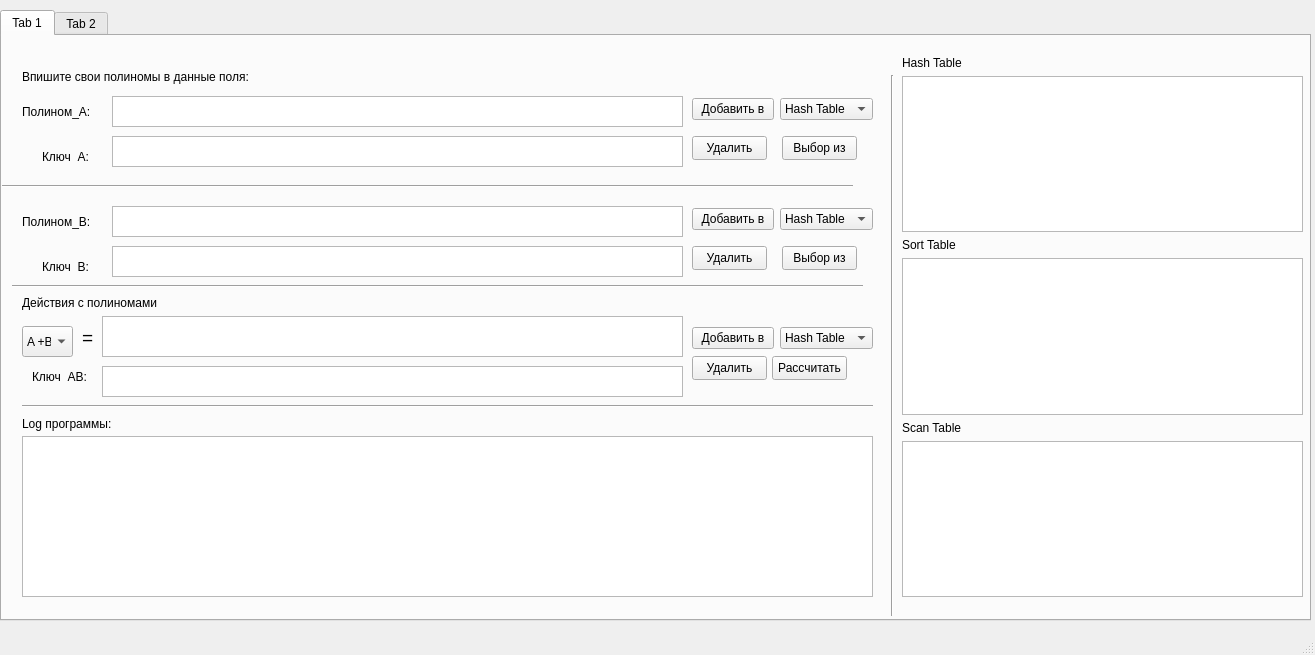
<?xml version="1.0" encoding="UTF-8"?>
<ui version="4.0">
 <class>MainWindow</class>
 <widget class="QMainWindow" name="MainWindow">
  <property name="geometry">
   <rect>
    <x>0</x>
    <y>0</y>
    <width>1315</width>
    <height>655</height>
   </rect>
  </property>
  <property name="windowTitle">
   <string>MainWindow</string>
  </property>
  <widget class="QWidget" name="centralwidget">
   <widget class="QTabWidget" name="tabWidget">
    <property name="geometry">
     <rect>
      <x>0</x>
      <y>10</y>
      <width>1311</width>
      <height>611</height>
     </rect>
    </property>
    <property name="currentIndex">
     <number>0</number>
    </property>
    <widget class="QWidget" name="Table">
     <attribute name="title">
      <string>Tab 1</string>
     </attribute>
     <widget class="QComboBox" name="comboBox_3">
      <property name="geometry">
       <rect>
        <x>20</x>
        <y>290</y>
        <width>51</width>
        <height>31</height>
       </rect>
      </property>
      <property name="toolTip">
       <string>&lt;html&gt;&lt;head/&gt;&lt;body&gt;&lt;p&gt;Выбор операции &lt;br/&gt;по которой будет происходить расчёт&lt;/p&gt;&lt;/body&gt;&lt;/html&gt;</string>
      </property>
      <item>
       <property name="text">
        <string>A +B</string>
       </property>
      </item>
      <item>
       <property name="text">
        <string>A - B</string>
       </property>
      </item>
      <item>
       <property name="text">
        <string>A * B</string>
       </property>
      </item>
     </widget>
     <widget class="Line" name="line_2">
      <property name="geometry">
       <rect>
        <x>880</x>
        <y>39</y>
        <width>21</width>
        <height>541</height>
       </rect>
      </property>
      <property name="orientation">
       <enum>Qt::Vertical</enum>
      </property>
     </widget>
     <widget class="QPushButton" name="pushButton_4">
      <property name="geometry">
       <rect>
        <x>690</x>
        <y>100</y>
        <width>75</width>
        <height>24</height>
       </rect>
      </property>
      <property name="toolTip">
       <string>Удалит Полином A с заданным ключём из заданной таблицы.</string>
      </property>
      <property name="text">
       <string>Удалить</string>
      </property>
     </widget>
     <widget class="QLabel" name="label_5">
      <property name="geometry">
       <rect>
        <x>80</x>
        <y>289</y>
        <width>18</width>
        <height>26</height>
       </rect>
      </property>
      <property name="text">
       <string>&lt;html&gt;&lt;head/&gt;&lt;body&gt;&lt;p&gt;&lt;span style=&quot; font-size:14pt;&quot;&gt;= &lt;/span&gt;&lt;/p&gt;&lt;/body&gt;&lt;/html&gt;</string>
      </property>
     </widget>
     <widget class="QLabel" name="label_10">
      <property name="geometry">
       <rect>
        <x>40</x>
        <y>110</y>
        <width>71</width>
        <height>21</height>
       </rect>
      </property>
      <property name="text">
       <string>Ключ  A:</string>
      </property>
     </widget>
     <widget class="Line" name="line_5">
      <property name="geometry">
       <rect>
        <x>10</x>
        <y>240</y>
        <width>851</width>
        <height>20</height>
       </rect>
      </property>
      <property name="orientation">
       <enum>Qt::Horizontal</enum>
      </property>
     </widget>
     <widget class="QTextEdit" name="textEdit_6">
      <property name="geometry">
       <rect>
        <x>100</x>
        <y>330</y>
        <width>581</width>
        <height>31</height>
       </rect>
      </property>
      <property name="toolTip">
       <string>&lt;html&gt;&lt;head/&gt;&lt;body&gt;&lt;p&gt;Ключ Полинома АB&lt;br/&gt;Он не должен повторяться с теми, &lt;br/&gt;что уже есть в выбранной таблице&lt;/p&gt;&lt;/body&gt;&lt;/html&gt;</string>
      </property>
     </widget>
     <widget class="QTextBrowser" name="textBrowser">
      <property name="geometry">
       <rect>
        <x>20</x>
        <y>400</y>
        <width>851</width>
        <height>161</height>
       </rect>
      </property>
     </widget>
     <widget class="QTextEdit" name="textEdit_5">
      <property name="geometry">
       <rect>
        <x>110</x>
        <y>210</y>
        <width>571</width>
        <height>31</height>
       </rect>
      </property>
      <property name="toolTip">
       <string>&lt;html&gt;&lt;head/&gt;&lt;body&gt;&lt;p&gt;Ключ Полинома B&lt;br/&gt;Он не должен повторяться с теми, &lt;br/&gt;что уже есть в выбранной таблице&lt;/p&gt;&lt;/body&gt;&lt;/html&gt;</string>
      </property>
     </widget>
     <widget class="QTextEdit" name="textEdit">
      <property name="geometry">
       <rect>
        <x>110</x>
        <y>60</y>
        <width>571</width>
        <height>31</height>
       </rect>
      </property>
     </widget>
     <widget class="QLabel" name="label_12">
      <property name="geometry">
       <rect>
        <x>30</x>
        <y>330</y>
        <width>71</width>
        <height>21</height>
       </rect>
      </property>
      <property name="text">
       <string>Ключ  AB:</string>
      </property>
     </widget>
     <widget class="QTextEdit" name="textEdit_2">
      <property name="geometry">
       <rect>
        <x>110</x>
        <y>170</y>
        <width>571</width>
        <height>31</height>
       </rect>
      </property>
     </widget>
     <widget class="QTextEdit" name="textEdit_4">
      <property name="geometry">
       <rect>
        <x>110</x>
        <y>100</y>
        <width>571</width>
        <height>31</height>
       </rect>
      </property>
      <property name="toolTip">
       <string>&lt;html&gt;&lt;head/&gt;&lt;body&gt;&lt;p&gt;Ключ Полинома А&lt;br/&gt;Он не должен повторяться с теми, &lt;br/&gt;что уже есть в выбранной таблице&lt;/p&gt;&lt;/body&gt;&lt;/html&gt;</string>
      </property>
     </widget>
     <widget class="QLabel" name="label_11">
      <property name="geometry">
       <rect>
        <x>40</x>
        <y>220</y>
        <width>71</width>
        <height>21</height>
       </rect>
      </property>
      <property name="text">
       <string>Ключ  B:</string>
      </property>
     </widget>
     <widget class="QPushButton" name="pushButton_7">
      <property name="geometry">
       <rect>
        <x>770</x>
        <y>320</y>
        <width>75</width>
        <height>24</height>
       </rect>
      </property>
      <property name="toolTip">
       <string>&lt;html&gt;&lt;head/&gt;&lt;body&gt;&lt;p&gt;Рассчитает по выбранному действию &lt;br/&gt;операции с двумя полиномами A и B&lt;/p&gt;&lt;/body&gt;&lt;/html&gt;</string>
      </property>
      <property name="text">
       <string>Рассчитать</string>
      </property>
     </widget>
     <widget class="QWidget" name="layoutWidget">
      <property name="geometry">
       <rect>
        <x>900</x>
        <y>20</y>
        <width>401</width>
        <height>541</height>
       </rect>
      </property>
      <layout class="QVBoxLayout" name="verticalLayout">
       <item>
        <widget class="QLabel" name="label_8">
         <property name="text">
          <string>Hash Table</string>
         </property>
        </widget>
       </item>
       <item>
        <widget class="QTextBrowser" name="textBrowser_2"/>
       </item>
       <item>
        <widget class="QLabel" name="label_7">
         <property name="text">
          <string>Sort Table</string>
         </property>
        </widget>
       </item>
       <item>
        <widget class="QTextBrowser" name="textBrowser_3"/>
       </item>
       <item>
        <widget class="QLabel" name="label_9">
         <property name="text">
          <string>Scan Table</string>
         </property>
        </widget>
       </item>
       <item>
        <widget class="QTextBrowser" name="textBrowser_4"/>
       </item>
      </layout>
     </widget>
     <widget class="QWidget" name="layoutWidget_2">
      <property name="geometry">
       <rect>
        <x>690</x>
        <y>60</y>
        <width>181</width>
        <height>26</height>
       </rect>
      </property>
      <layout class="QHBoxLayout" name="horizontalLayout">
       <item>
        <widget class="QPushButton" name="pushButton">
         <property name="toolTip">
          <string>&lt;html&gt;&lt;head/&gt;&lt;body&gt;&lt;p&gt;Добавит полином &lt;br/&gt;в выбранную таблицу &lt;br/&gt;(справа)&lt;/p&gt;&lt;/body&gt;&lt;/html&gt;</string>
         </property>
         <property name="whatsThis">
          <string>&lt;html&gt;&lt;head/&gt;&lt;body&gt;&lt;p&gt;&lt;br/&gt;&lt;/p&gt;&lt;/body&gt;&lt;/html&gt;</string>
         </property>
         <property name="text">
          <string>Добавить в</string>
         </property>
        </widget>
       </item>
       <item>
        <widget class="QComboBox" name="comboBox">
         <property name="toolTip">
          <string>&lt;html&gt;&lt;head/&gt;&lt;body&gt;&lt;p&gt;Выбор в какую таблицу&lt;br/&gt;будет добавлен Полином.&lt;/p&gt;&lt;/body&gt;&lt;/html&gt;</string>
         </property>
         <item>
          <property name="text">
           <string>Hash Table</string>
          </property>
         </item>
         <item>
          <property name="text">
           <string>Sort Table</string>
          </property>
         </item>
         <item>
          <property name="text">
           <string>Scan Table</string>
          </property>
         </item>
        </widget>
       </item>
      </layout>
     </widget>
     <widget class="QLabel" name="label">
      <property name="geometry">
       <rect>
        <x>20</x>
        <y>60</y>
        <width>91</width>
        <height>31</height>
       </rect>
      </property>
      <property name="text">
       <string>Полином_A:</string>
      </property>
     </widget>
     <widget class="QLabel" name="label_4">
      <property name="geometry">
       <rect>
        <x>20</x>
        <y>259</y>
        <width>181</width>
        <height>16</height>
       </rect>
      </property>
      <property name="text">
       <string>Действия с полиномами</string>
      </property>
     </widget>
     <widget class="QPushButton" name="pushButton_5">
      <property name="geometry">
       <rect>
        <x>690</x>
        <y>210</y>
        <width>75</width>
        <height>24</height>
       </rect>
      </property>
      <property name="toolTip">
       <string>&lt;html&gt;&lt;head/&gt;&lt;body&gt;&lt;p&gt;Удалит Полином B с заданным ключём из заданной таблицы.&lt;/p&gt;&lt;/body&gt;&lt;/html&gt;</string>
      </property>
      <property name="text">
       <string>Удалить</string>
      </property>
     </widget>
     <widget class="QWidget" name="layoutWidget_3">
      <property name="geometry">
       <rect>
        <x>690</x>
        <y>289</y>
        <width>181</width>
        <height>26</height>
       </rect>
      </property>
      <layout class="QHBoxLayout" name="horizontalLayout_3">
       <item>
        <widget class="QPushButton" name="pushButton_3">
         <property name="toolTip">
          <string>&lt;html&gt;&lt;head/&gt;&lt;body&gt;&lt;p&gt;Добавит полином &lt;br/&gt;в выбранную таблицу &lt;br/&gt;(справа)&lt;/p&gt;&lt;/body&gt;&lt;/html&gt;</string>
         </property>
         <property name="text">
          <string>Добавить в</string>
         </property>
        </widget>
       </item>
       <item>
        <widget class="QComboBox" name="comboBox_4">
         <property name="toolTip">
          <string>&lt;html&gt;&lt;head/&gt;&lt;body&gt;&lt;p&gt;Выбор в какую таблицу&lt;br/&gt;будет добавлен Полином.&lt;/p&gt;&lt;/body&gt;&lt;/html&gt;</string>
         </property>
         <item>
          <property name="text">
           <string>Hash Table</string>
          </property>
         </item>
         <item>
          <property name="text">
           <string>Sort Table</string>
          </property>
         </item>
         <item>
          <property name="text">
           <string>Scan Table</string>
          </property>
         </item>
        </widget>
       </item>
      </layout>
     </widget>
     <widget class="QLabel" name="label_2">
      <property name="geometry">
       <rect>
        <x>20</x>
        <y>170</y>
        <width>91</width>
        <height>31</height>
       </rect>
      </property>
      <property name="text">
       <string>Полином_B:</string>
      </property>
     </widget>
     <widget class="Line" name="line_3">
      <property name="geometry">
       <rect>
        <x>20</x>
        <y>360</y>
        <width>851</width>
        <height>20</height>
       </rect>
      </property>
      <property name="orientation">
       <enum>Qt::Horizontal</enum>
      </property>
     </widget>
     <widget class="QTextEdit" name="textEdit_3">
      <property name="geometry">
       <rect>
        <x>100</x>
        <y>280</y>
        <width>581</width>
        <height>41</height>
       </rect>
      </property>
     </widget>
     <widget class="QWidget" name="layoutWidget_4">
      <property name="geometry">
       <rect>
        <x>690</x>
        <y>170</y>
        <width>181</width>
        <height>26</height>
       </rect>
      </property>
      <layout class="QHBoxLayout" name="horizontalLayout_2">
       <item>
        <widget class="QPushButton" name="pushButton_2">
         <property name="toolTip">
          <string>&lt;html&gt;&lt;head/&gt;&lt;body&gt;&lt;p&gt;Добавит полином &lt;br/&gt;в выбранную таблицу &lt;br/&gt;(справа)&lt;/p&gt;&lt;/body&gt;&lt;/html&gt;</string>
         </property>
         <property name="text">
          <string>Добавить в</string>
         </property>
        </widget>
       </item>
       <item>
        <widget class="QComboBox" name="comboBox_2">
         <property name="toolTip">
          <string>&lt;html&gt;&lt;head/&gt;&lt;body&gt;&lt;p&gt;Выбор в какую таблицу&lt;br/&gt;будет добавлен Полином.&lt;/p&gt;&lt;/body&gt;&lt;/html&gt;</string>
         </property>
         <item>
          <property name="text">
           <string>Hash Table</string>
          </property>
         </item>
         <item>
          <property name="text">
           <string>Sort Table</string>
          </property>
         </item>
         <item>
          <property name="text">
           <string>Scan Table</string>
          </property>
         </item>
        </widget>
       </item>
      </layout>
     </widget>
     <widget class="Line" name="line_4">
      <property name="geometry">
       <rect>
        <x>0</x>
        <y>140</y>
        <width>851</width>
        <height>20</height>
       </rect>
      </property>
      <property name="orientation">
       <enum>Qt::Horizontal</enum>
      </property>
     </widget>
     <widget class="QPushButton" name="pushButton_6">
      <property name="geometry">
       <rect>
        <x>690</x>
        <y>320</y>
        <width>75</width>
        <height>24</height>
       </rect>
      </property>
      <property name="toolTip">
       <string>&lt;html&gt;&lt;head/&gt;&lt;body&gt;&lt;p&gt;Удалит Полином AB с заданным ключём из заданной таблицы.&lt;/p&gt;&lt;/body&gt;&lt;/html&gt;</string>
      </property>
      <property name="text">
       <string>Удалить</string>
      </property>
     </widget>
     <widget class="QLabel" name="label_3">
      <property name="geometry">
       <rect>
        <x>20</x>
        <y>30</y>
        <width>391</width>
        <height>21</height>
       </rect>
      </property>
      <property name="text">
       <string>Впишите свои полиномы в данные поля:</string>
      </property>
     </widget>
     <widget class="QLabel" name="label_6">
      <property name="geometry">
       <rect>
        <x>20</x>
        <y>380</y>
        <width>111</width>
        <height>16</height>
       </rect>
      </property>
      <property name="text">
       <string>Log программы:</string>
      </property>
     </widget>
     <widget class="QPushButton" name="pushButton_9">
      <property name="geometry">
       <rect>
        <x>780</x>
        <y>100</y>
        <width>75</width>
        <height>24</height>
       </rect>
      </property>
      <property name="toolTip">
       <string>&lt;html&gt;&lt;head/&gt;&lt;body&gt;&lt;p&gt;Выбор полинома B &lt;br/&gt;Из конкретной таблицы&lt;br/&gt;по ключу&lt;/p&gt;&lt;/body&gt;&lt;/html&gt;</string>
      </property>
      <property name="text">
       <string>Выбор из</string>
      </property>
     </widget>
     <widget class="QPushButton" name="pushButton_10">
      <property name="geometry">
       <rect>
        <x>780</x>
        <y>210</y>
        <width>75</width>
        <height>24</height>
       </rect>
      </property>
      <property name="toolTip">
       <string>&lt;html&gt;&lt;head/&gt;&lt;body&gt;&lt;p&gt;Выбор полинома B &lt;br/&gt;Из конкретной таблицы&lt;br/&gt;по ключу&lt;/p&gt;&lt;/body&gt;&lt;/html&gt;</string>
      </property>
      <property name="text">
       <string>Выбор из</string>
      </property>
     </widget>
    </widget>
    <widget class="QWidget" name="tab_2">
     <attribute name="title">
      <string>Tab 2</string>
     </attribute>
     <widget class="QGroupBox" name="groupBox">
      <property name="geometry">
       <rect>
        <x>10</x>
        <y>10</y>
        <width>631</width>
        <height>211</height>
       </rect>
      </property>
      <property name="title">
       <string>Расчёт полинома по заданным значениям</string>
      </property>
      <widget class="QLabel" name="label_13">
       <property name="geometry">
        <rect>
         <x>18</x>
         <y>36</y>
         <width>61</width>
         <height>20</height>
        </rect>
       </property>
       <property name="text">
        <string>Полином</string>
       </property>
      </widget>
      <widget class="QLabel" name="label_14">
       <property name="geometry">
        <rect>
         <x>20</x>
         <y>80</y>
         <width>31</width>
         <height>31</height>
        </rect>
       </property>
       <property name="text">
        <string>X</string>
       </property>
      </widget>
      <widget class="QLabel" name="label_17">
       <property name="geometry">
        <rect>
         <x>20</x>
         <y>150</y>
         <width>61</width>
         <height>21</height>
        </rect>
       </property>
       <property name="text">
        <string>Результат</string>
       </property>
      </widget>
      <widget class="QPushButton" name="pushButton_8">
       <property name="geometry">
        <rect>
         <x>530</x>
         <y>30</y>
         <width>75</width>
         <height>24</height>
        </rect>
       </property>
       <property name="text">
        <string>Рассчитать</string>
       </property>
      </widget>
      <widget class="QTextEdit" name="textEdit_7">
       <property name="geometry">
        <rect>
         <x>40</x>
         <y>80</y>
         <width>101</width>
         <height>31</height>
        </rect>
       </property>
      </widget>
      <widget class="QLabel" name="label_15">
       <property name="geometry">
        <rect>
         <x>200</x>
         <y>80</y>
         <width>31</width>
         <height>31</height>
        </rect>
       </property>
       <property name="text">
        <string>Y</string>
       </property>
      </widget>
      <widget class="QTextEdit" name="textEdit_8">
       <property name="geometry">
        <rect>
         <x>220</x>
         <y>80</y>
         <width>101</width>
         <height>31</height>
        </rect>
       </property>
      </widget>
      <widget class="QLabel" name="label_16">
       <property name="geometry">
        <rect>
         <x>390</x>
         <y>80</y>
         <width>31</width>
         <height>31</height>
        </rect>
       </property>
       <property name="text">
        <string>Z</string>
       </property>
      </widget>
      <widget class="QTextEdit" name="textEdit_9">
       <property name="geometry">
        <rect>
         <x>410</x>
         <y>80</y>
         <width>101</width>
         <height>31</height>
        </rect>
       </property>
      </widget>
      <widget class="QTextEdit" name="textEdit_10">
       <property name="geometry">
        <rect>
         <x>80</x>
         <y>30</y>
         <width>431</width>
         <height>31</height>
        </rect>
       </property>
      </widget>
      <widget class="QTextBrowser" name="textBrowser_5">
       <property name="geometry">
        <rect>
         <x>80</x>
         <y>150</y>
         <width>501</width>
         <height>31</height>
        </rect>
       </property>
      </widget>
     </widget>
     <widget class="QTextBrowser" name="textBrowser_6">
      <property name="geometry">
       <rect>
        <x>10</x>
        <y>270</y>
        <width>631</width>
        <height>192</height>
       </rect>
      </property>
     </widget>
     <widget class="QLabel" name="label_18">
      <property name="geometry">
       <rect>
        <x>10</x>
        <y>250</y>
        <width>101</width>
        <height>16</height>
       </rect>
      </property>
      <property name="text">
       <string>Log программы</string>
      </property>
     </widget>
    </widget>
   </widget>
  </widget>
  <widget class="QMenuBar" name="menubar">
   <property name="geometry">
    <rect>
     <x>0</x>
     <y>0</y>
     <width>1315</width>
     <height>22</height>
    </rect>
   </property>
  </widget>
  <widget class="QStatusBar" name="statusbar"/>
 </widget>
 <resources/>
 <connections/>
</ui>
